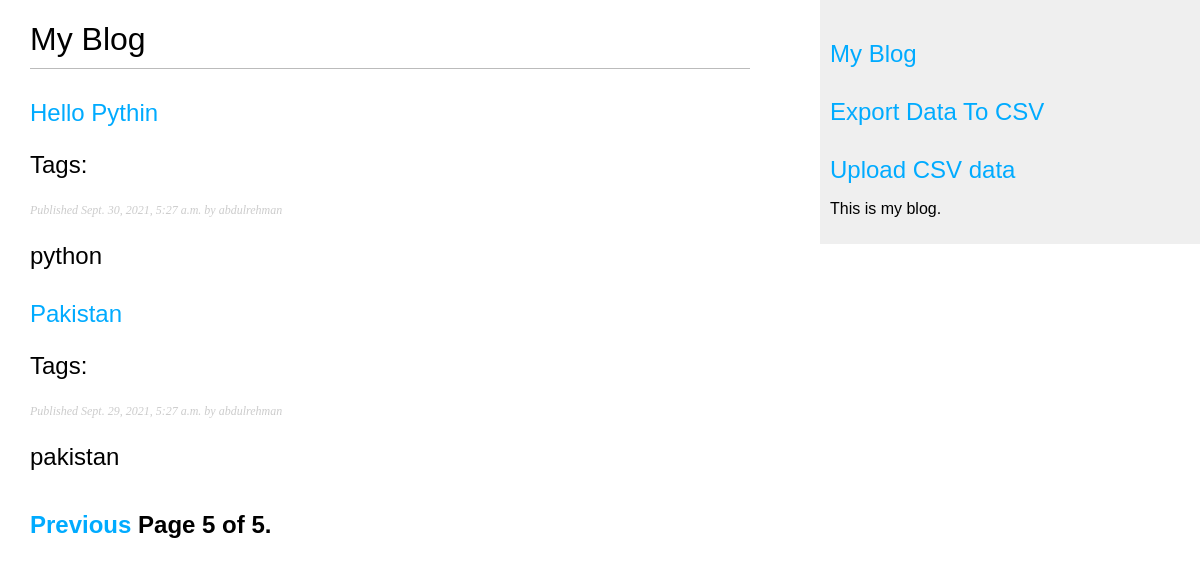
The app's page /blog/?page=5 with its own data.
### api/models.py (models this page shows, shortened)
class Post(models.Model):
    STATUS_CHOICES = (
        ('draft', 'Draft'),
        ('published', 'Published'),
    )
    title = models.CharField(max_length=200, blank=True, null=True)
    body = models.CharField(max_length=200, blank=True, null=True)
    author = models.ForeignKey(User, on_delete=models.CASCADE, related_name='post_author')
    slug = models.CharField(max_length=200, blank=True, null=True)
    publish = models.DateTimeField(default=timezone.now)
    created = models.DateTimeField(auto_now_add=True)
    updated = models.DateTimeField(auto_now=True)
    status = models.CharField(max_length=10, choices=STATUS_CHOICES, default='draft')

### blog/views.py (the view)
# urls.py: path('', views.post_list, name='post_list'),
def post_list(request, tag_slug=None):
    object_list = Post.objects.all()
    tag = None
    if tag_slug:
        tag = get_object_or_404(Tag, slug=tag_slug)
        object_list = object_list.filter(tags__in=[tag])
    paginator = Paginator(object_list, 6) # 3 posts in each page
    page = request.GET.get('page')
    try:
        posts = paginator.page(page)
    except PageNotAnInteger:
        posts = paginator.page(1)
    except EmptyPage:
        posts = paginator.page(paginator.num_pages)
    return render(request, 'blog/post/list.html', {'page':page, 'posts': posts, 'tag':tag})

### blog/templates/blog/post/list.html (shortened to what this page needs)
{% extends "blog/base.html" %}
{% block content %}
 <h1>My Blog</h1>
 {% for post in posts %}
 <h2>
 <a href="{{ post.get_absolute_url }}">
 {{ post.title }}
 </a>
 <p class="tags">Tags:
 </p>
 <p class="date">
 Published {{ post.publish }} by {{ post.author }}
 </p>
 {{ post.body|truncatewords:30|linebreaks }}
 {% endfor %}
 {% include "pagination.html" with page=posts %}
{% endblock %}

### blog/static/blog.css (style rules this page uses)
body { margin:0; padding:0; font-family:helvetica, sans-serif; }
a { color:#00abff; text-decoration:none; }
h1 { font-weight:normal; border-bottom:1px solid #bbb; padding:0 0 10px 0; }
h2 { font-weight:normal; margin:30px 0 0; }
p.date { color:#ccc; font-family: georgia, serif; font-size: 12px; font-style: italic; }

### records on screen
Post: title "Hello Pythin", publish "Sept. 30, 2021, 5:27 a.m.", author "abdulrehman", body "python"
Post: title "Pakistan", publish "Sept. 29, 2021, 5:27 a.m.", author "abdulrehman", body "pakistan"

### other values on screen
{{ page.number }} "5"
{{ page.paginator.num_pages }} "5"
